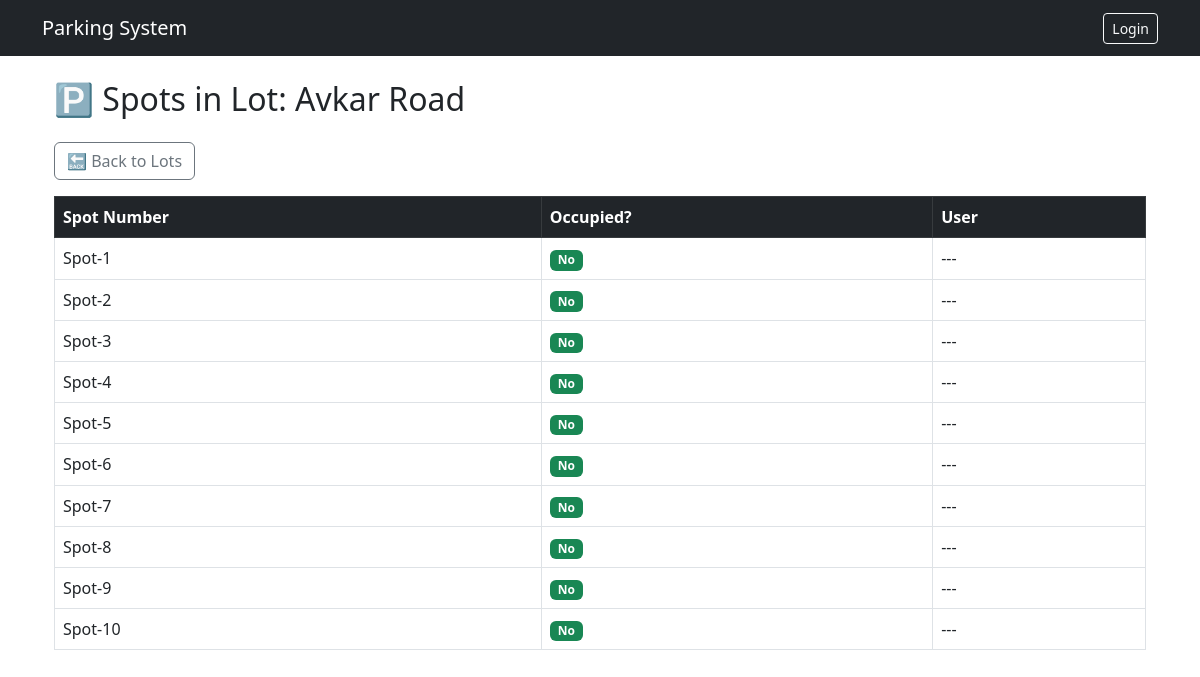
/view_spots/1, run on the app's committed database.
### tables this page shows
CREATE TABLE parking_lots (
            id INTEGER PRIMARY KEY AUTOINCREMENT,
            name TEXT NOT NULL,
            address TEXT NOT NULL,
            pin_code TEXT,
            total_spots INTEGER NOT NULL,
            available_spots INTEGER NOT NULL
        , price_per_hour REAL DEFAULT 20.0);

CREATE TABLE parking_spots (
            id INTEGER PRIMARY KEY AUTOINCREMENT,
            lot_id INTEGER NOT NULL,
            spot_number TEXT NOT NULL,
            is_occupied INTEGER DEFAULT 0,
            current_user_id INTEGER,
            FOREIGN KEY(lot_id) REFERENCES parking_lots(id),
            FOREIGN KEY(current_user_id) REFERENCES users(id)
        );

### app.py (the view)
@app.route('/view_spots/<int:lot_id>')
def view_spots(lot_id):
    conn = get_db_connection()
    lot = conn.execute('SELECT * FROM parking_lots WHERE id = ?', (lot_id,)).fetchone()
    spots = conn.execute('''
        SELECT parking_spots.*, users.email as user_email
        FROM parking_spots
        LEFT JOIN users ON parking_spots.current_user_id = users.id
        WHERE lot_id = ?
    ''', (lot_id,)).fetchall()
    conn.close()
    return render_template('view_spots.html', lot=lot, spots=spots)

### app.py (called while the page is built)
def get_db_connection():
    conn = sqlite3.connect(DATABASE)
    conn.row_factory = sqlite3.Row
    return conn

### templates/view_spots.html (shortened to what this page needs)
{% extends "base.html" %}
{% block content %}
<div class="container">
  <h2 class="mb-4">🅿️ Spots in Lot: {{ lot['name'] }}</h2>
  <a href="{{ url_for('view_lots') }}" class="btn btn-outline-secondary mb-3">🔙 Back to Lots</a>
  <div class="table-responsive">
    <table class="table table-bordered table-hover align-middle">
      <thead class="table-dark">
        <tr>
          <th>Spot Number</th>
          <th>Occupied?</th>
          <th>User</th>
        </tr>
      </thead>
      <tbody>
        {% for spot in spots %}
        <tr>
          <td>{{ spot['spot_number'] }}</td>
          <td>
            {% if spot['is_occupied'] %}
              <span class="badge bg-danger">Yes</span>
            {% else %}
              <span class="badge bg-success">No</span>
            {% endif %}
          </td>
          <td>{{ spot['user_email'] if spot['user_email'] else '---' }}</td>
        </tr>
        {% endfor %}
      </tbody>
    </table>
  </div>
</div>
{% endblock %}

### data on the page
parking_lots: name "Avkar Road"
parking_spots: spot_number "Spot-1", is_occupied "No", spot "---"
parking_spots: spot_number "Spot-2", is_occupied "No", spot "---"
parking_spots: spot_number "Spot-3", is_occupied "No", spot "---"
parking_spots: spot_number "Spot-4", is_occupied "No", spot "---"
parking_spots: spot_number "Spot-5", is_occupied "No", spot "---"
parking_spots: spot_number "Spot-6", is_occupied "No", spot "---"
parking_spots: spot_number "Spot-7", is_occupied "No", spot "---"
parking_spots: spot_number "Spot-8", is_occupied "No", spot "---"
parking_spots: spot_number "Spot-9", is_occupied "No", spot "---"
parking_spots: spot_number "Spot-10", is_occupied "No", spot "---"
